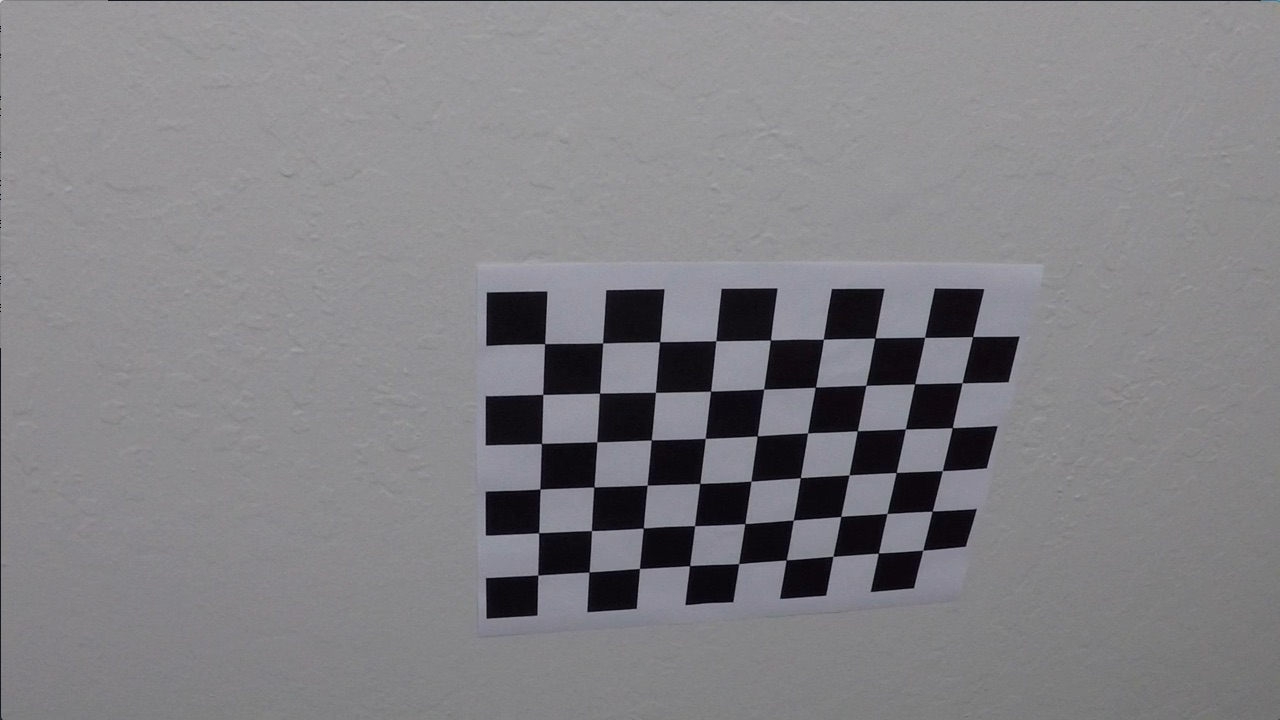
#> input picture camera_cal/calibration10.jpg, 1280 x 720 px; its folder holds only this picture in this run
$ jupyter execute --allow-errors 'P2 .ipynb'   (shell and % lines are left out)   (older library calls are emulated)
#> lines starting #> are read from the running program, lines starting #| are printed output that depends on the picture
## 1. Find the camera matrix and distortion Co-efficients

[cell 1]
# import essential modules
import numpy as np
import matplotlib.image as mpimg
import matplotlib.pyplot as plt
import cv2

[cell 2]
import os

path_calibration = "camera_cal/"
calibration_images = os.listdir(path_calibration)

obj_point_list = []
img_point_list = []

#Getting Objectpoints
obj_points = np.zeros((9*6,3), np.float32)
obj_points[:,:2] = np.mgrid[0:9,0:6].T.reshape(-1,2)
#iterating through all images in the folder
for image in calibration_images:
    # generate the actual path of the image
    img_path = os.path.join(path_calibration, image)
    img = mpimg.imread(img_path)
#> img is the input picture: shape (720, 1280, 3); mean R, G, B 130.2, 129.4, 133.1
    # convert the image to gray scale as the findChessboardCorners takes only gray scale images
    gray = cv2.cvtColor(img, cv2.COLOR_RGB2GRAY)
    ret, corners = cv2.findChessboardCorners(gray,(9,6), None)
#> ret = True; corners = 54 rows, first 8: [545.3, 343.1], [602.7, 342.8], [660.1, 341.3], [715.8, 340.7], [770.6, 340], [823.5, 339.2], [874.3, 338.5], [925.1, 337.4]
    if ret:
        obj_point_list.append(obj_points)
        img_point_list.append(corners)

# get the camera matrix and distorted matrix
ret, mtx, dist, rvec, tvec = cv2.calibrateCamera(obj_point_list, img_point_list, gray.shape[::-1], None, None)
#> ret = 0.68; mtx = [[1143.7, 0, 681.7], [0, 1109.2, 367.7], [0, 0, 1]]; dist = [[-0.515, 2.99, -0.00876, 0.00937, 1.41]]; rvec = ([0.451, -0.252, 0.0361],); tvec = ([-2.31, -0.422, 19.12],)

[cell 3]
img_path = os.path.join(path_calibration, "calibration1.jpg")
#> (the rest of this cell did not finish here and is left out)

[cell 4]
img_path = "test_images/test6.jpg"
#> img_path = 'test_images/test6.jpg'
# img_path = "test_images/straight_lines2.jpg"
img = mpimg.imread(img_path)
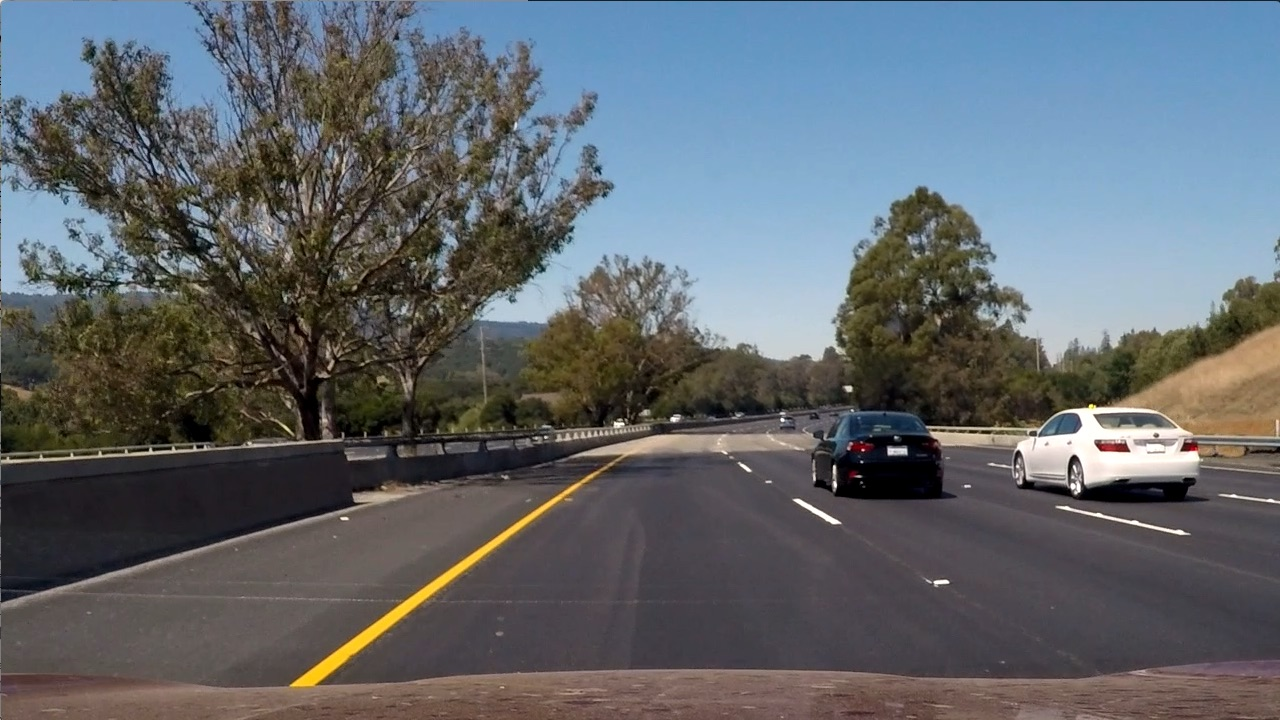
#> input picture test_images/test6.jpg, 1280 x 720 px
#> img is the input picture: shape (720, 1280, 3); mean R, G, B 97, 102.6, 107.9
plt.figure(figsize=(20,20))
plt.imshow(img)
undistorted_original = cv2.undistort(img, mtx, dist, None, mtx)
plt.imshow(undistorted_original)

[cell 5]
# Color Thresholding
plt.figure(figsize=(20,20))

s_high = 250
s_low = 90
hls = cv2.cvtColor(img, cv2.COLOR_RGB2HLS)
#> hls: shape (720, 1280, 3); mean of channels 0, 1, 2 76.7, 102.2, 57.5
s_channel = hls[:,:,2]
binary = np.zeros_like(s_channel)

binary[(s_channel>=s_low)&(s_channel<=s_high)] = 1
print(np.max(binary))
plt.subplot(181)
plt.title("S_channel")
plt.imshow(binary,cmap='gray')


#Magnitude Thresholding
gray = cv2.cvtColor(img, cv2.COLOR_RGB2GRAY)
sobelx = cv2.Sobel(gray, cv2.CV_64F, 1,0, ksize=3)
sobely = cv2.Sobel(gray, cv2.CV_64F, 0,1, ksize=3)
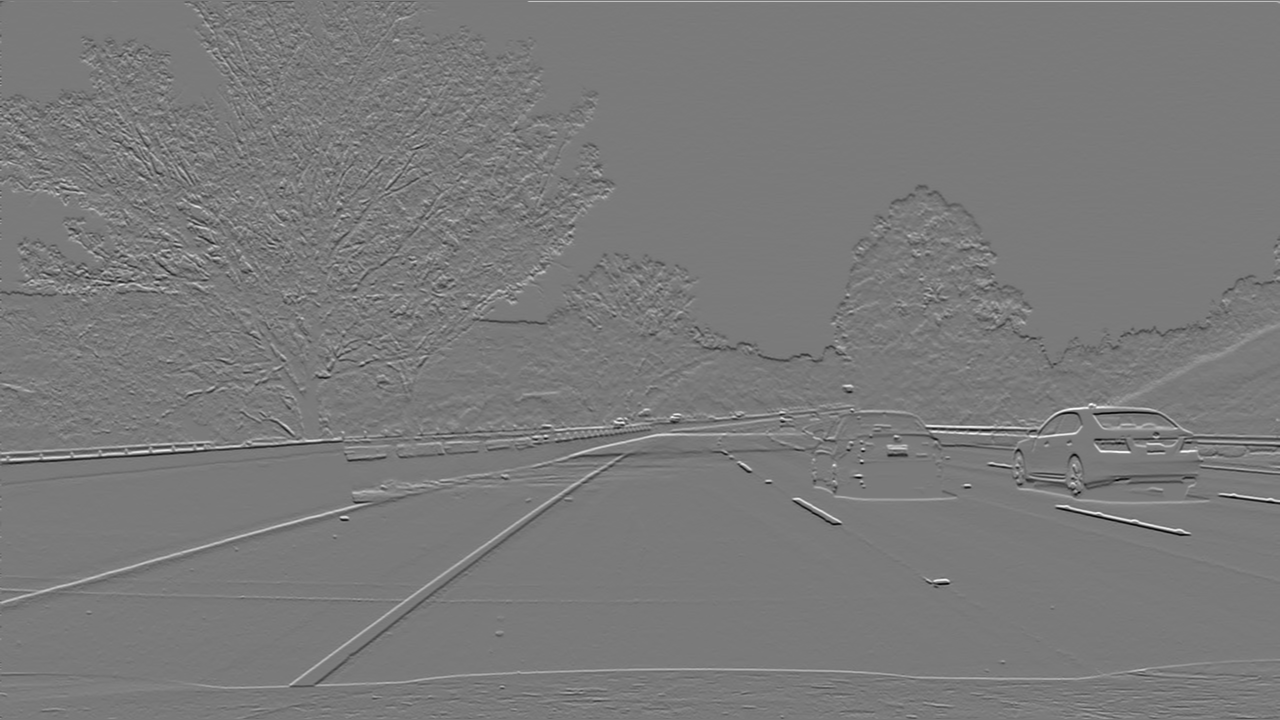
#> sobely: shape (720, 1280) float64; min -740, max 800, mean -0.1; drawn with min black and max white
absolute_sobel = np.sqrt(np.square(sobelx) + np.square(sobely))
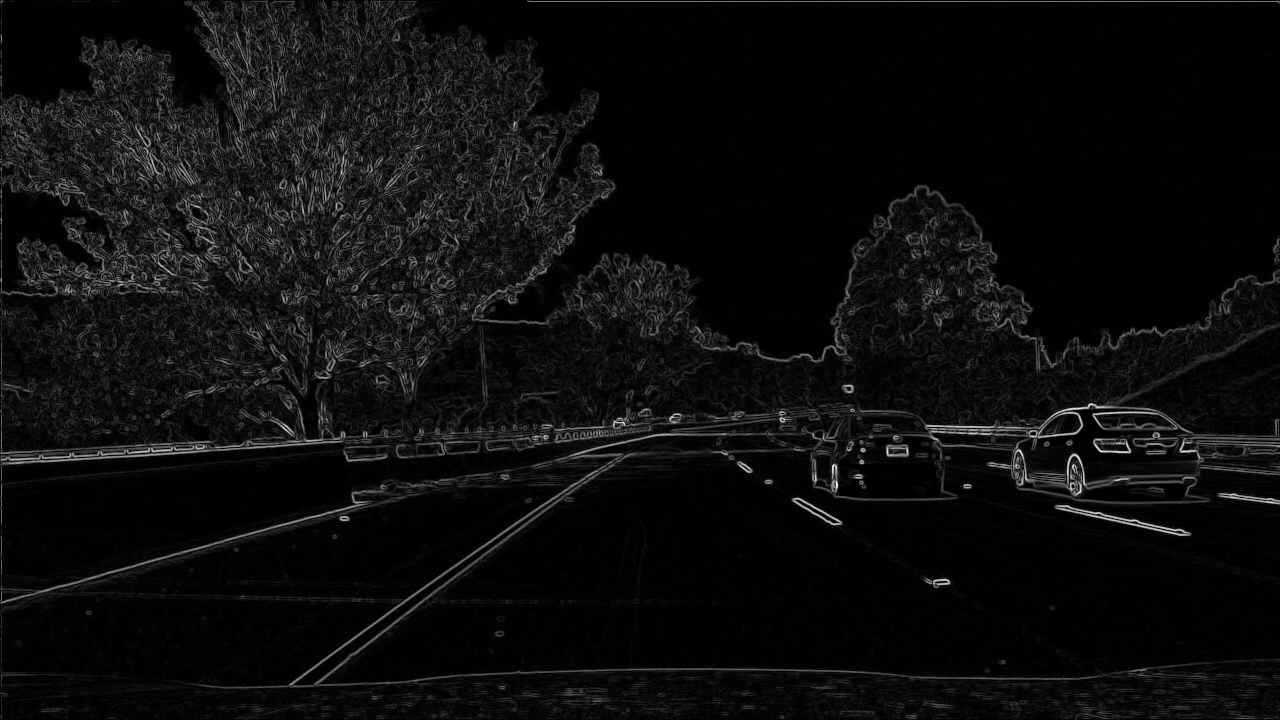
#> absolute_sobel: shape (720, 1280) float64; min 0, max 892.7, mean 47.9; drawn with min black and max white
scaled_sobel = np.uint8(255 * absolute_sobel/ np.max(absolute_sobel))
binary_scaled = np.zeros_like(scaled_sobel)
binary_scaled[(scaled_sobel >= 10) & (scaled_sobel <= 150)] = 1
plt.subplot(182)
plt.title("Magnitude Sobel")
plt.imshow(binary_scaled,cmap='gray')


#Direction threholding
orientation = np.arctan2(np.absolute(sobely), np.absolute(sobelx))
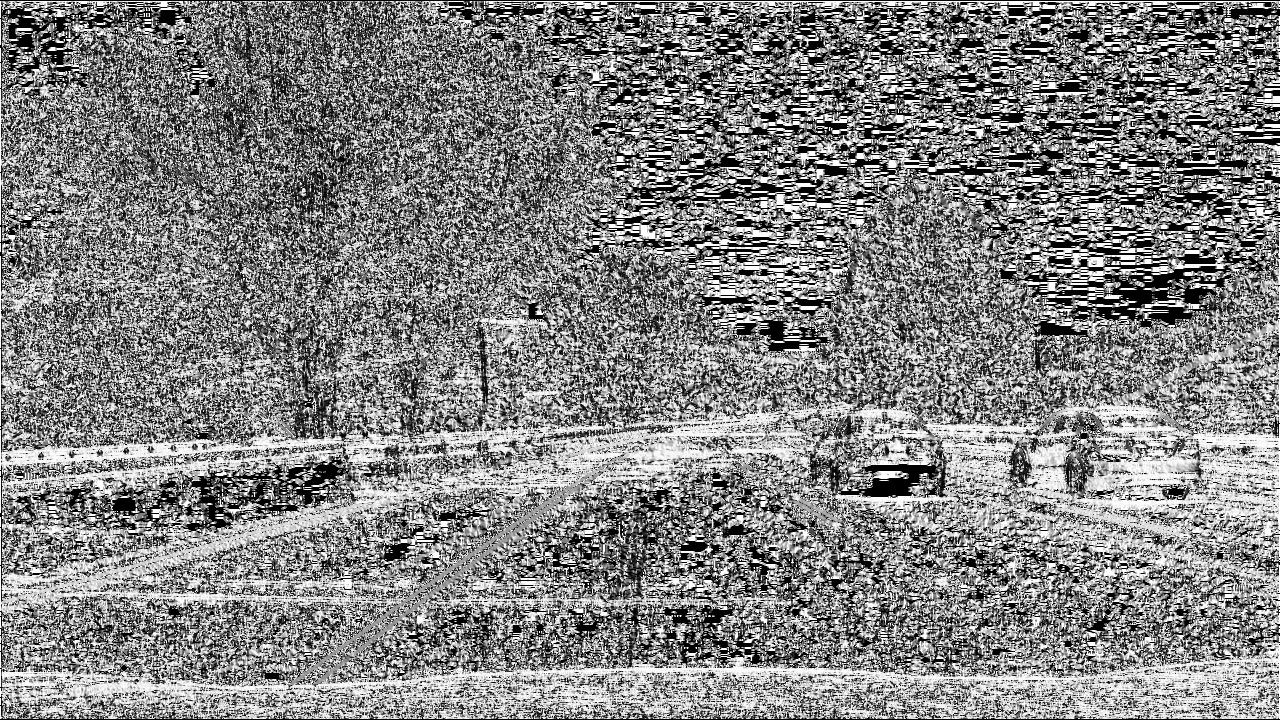
#> orientation: shape (720, 1280) float64; min 0, max 1.57, mean 0.81; drawn with min black and max white
# scaled_orientation = np.uint8(255 * orientation / np.max(orientation))
binary_orient = np.zeros_like(orientation)
binary_orient[(orientation >= 0) & (orientation <= 1.5)] = 1
plt.subplot(183)
plt.title("Orientation Sobel")
plt.imshow(binary_orient, cmap='gray')

combined = np.zeros_like(binary_orient)
combined[(binary_orient == 1) & (binary_scaled == 1)] =1
plt.subplot(184)
plt.title("Final Sobel")
plt.imshow(combined, cmap='gray')


color_gradient = np.zeros_like(combined)
color_gradient[(combined == 1) & (binary ==1)] =1
plt.subplot(186)
plt.title("Final Output")
plt.imshow(color_gradient, cmap='gray')
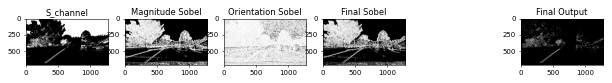
#> figure drawn by matplotlib, 5 panels
